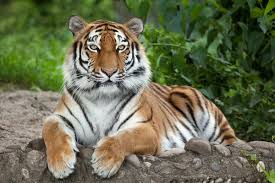
#> input picture TUGAS_PRAKTIKUM/img/harimau.jpg, 275 x 183 px, found by its file name
$ python rotasi_citra.py
#> lines starting #> are read from the running program, lines starting #| are printed output that depends on the picture
#> further down, image is the input picture: shape (183, 275, 3); mean R, G, B 105.9, 109.5, 81.1
import imageio as img
import numpy as np
import matplotlib.pyplot as plt

def rotateImage(image, degree):
#> called with degree = 45
    radian_deg = np.radians(degree)
    cos_deg, sin_deg = np.cos(radian_deg), np.sin(radian_deg)

    height, width = image.shape[:2]
#> height = 183; width = 275

    max_dim = int(np.sqrt(height**2 + width**2))
#> max_dim = 330
    outputImage = np.zeros((max_dim, max_dim, 3), dtype=image.dtype)


    for y in range(height):
        for x in range(width):
            newX = int(cos_deg * x - sin_deg * y)
            newY = int(sin_deg * x + cos_deg * y)


            if 0 <= newX < max_dim and 0 <= newY < max_dim:
                outputImage[newY, newX] = image[y, x]
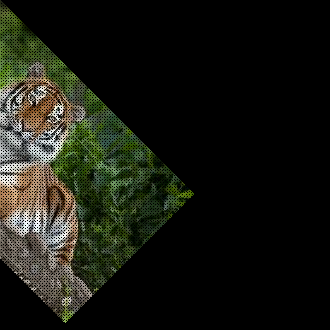
#> outputImage: shape (330, 330, 3); mean R, G, B 24.1, 25.6, 18.1

    return outputImage


image = img.imread('C:\\Users\\User\\Documents\\SEMESTER 5\\Pengolahan Citra Digital\\TUGAS_PRAKTIKUM\\img\\harimau.jpg')
rotated_image = rotateImage(image, 45)


plt.subplot(1, 2, 1)
plt.title("Original Image")
plt.imshow(image)

plt.subplot(1, 2, 2)
plt.title("Rotated Image (Pivot at 0,0)")
plt.imshow(rotated_image)

plt.show()
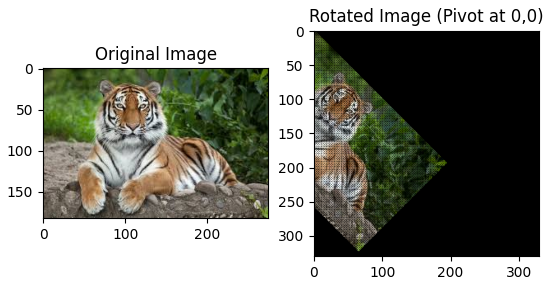
#> figure drawn by matplotlib, 2 panels
